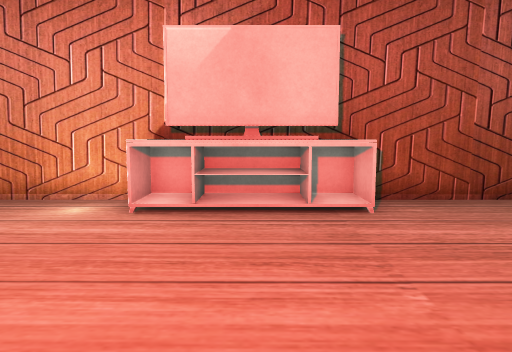
[1] (above)

24 first-person views from a walk through a scene from a Unity 3-D project. The camera is 1.2 m above the floor, tilts 6° down and sees 70° across. The floor is counted in squares, 1 m on a side. Each view is taken from the middle of a square. On the plan, view 1 faces up. The plan holds only what a view shows up to about 15 squares ahead; the rest is blank. The place goes on beyond the plan. Some animated figures are not drawn. Some surface patterns are stand-ins.

[2]
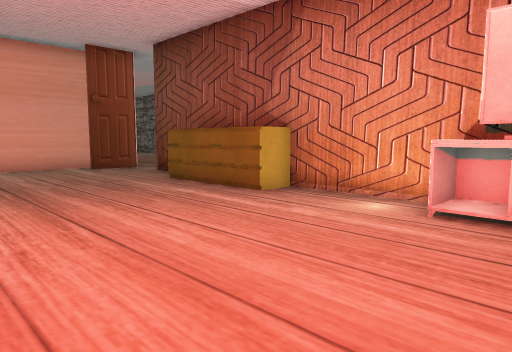

[3]
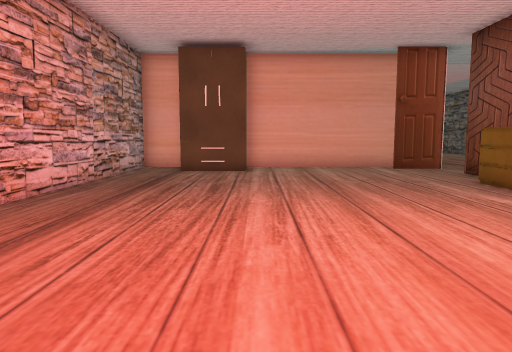

[4]
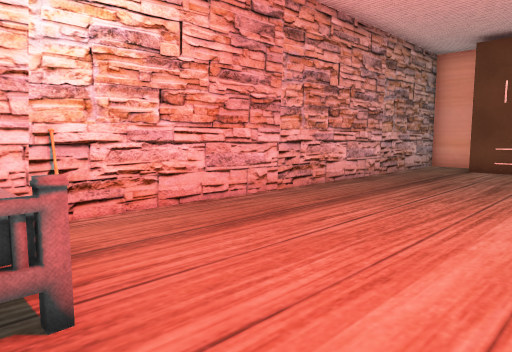

[5]
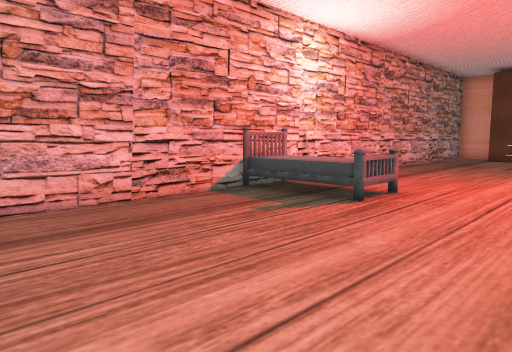

[6]
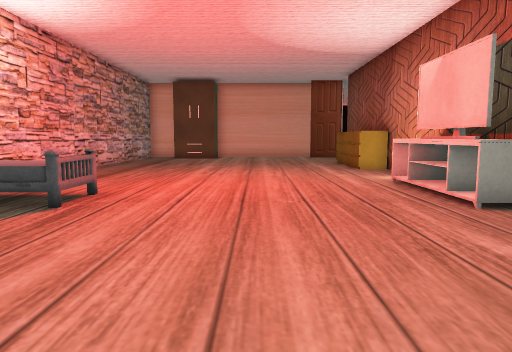

[7]
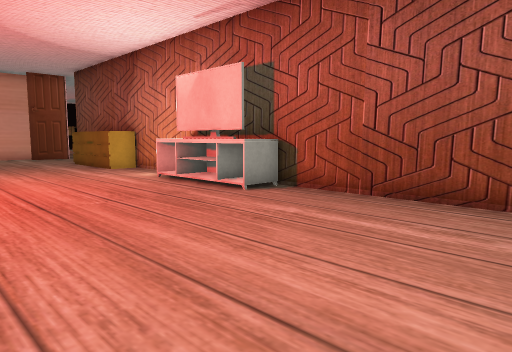

[8]
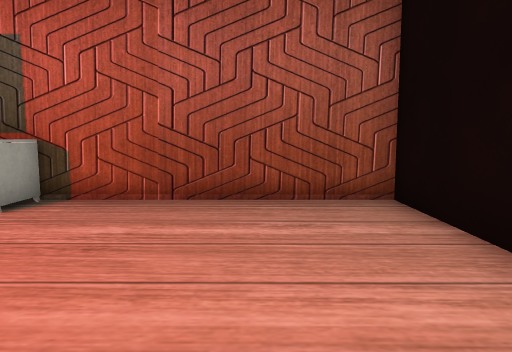

[9]
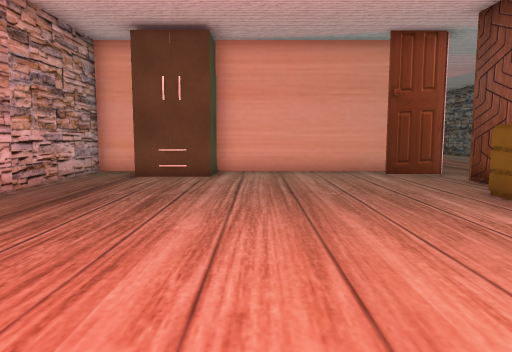

[10]
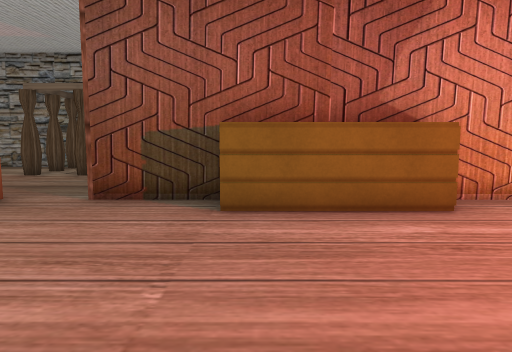

[11]
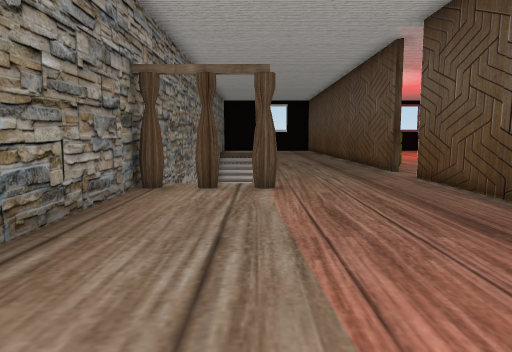

[12]
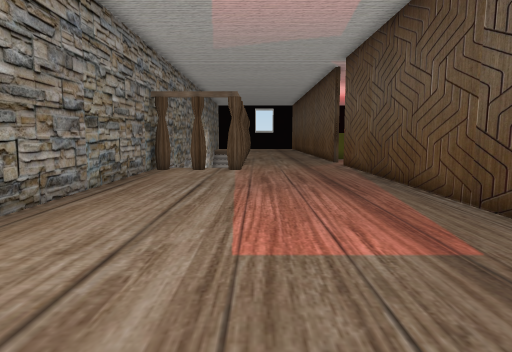

[13]
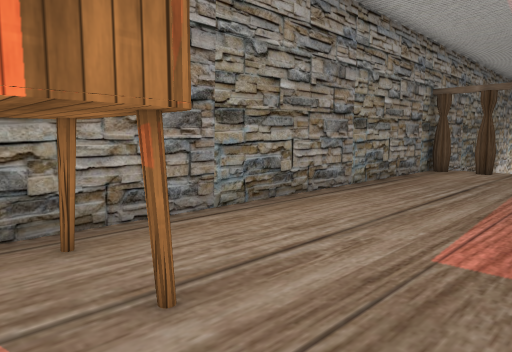

[14]
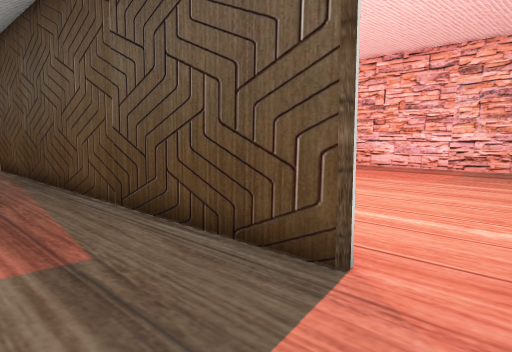

[15]
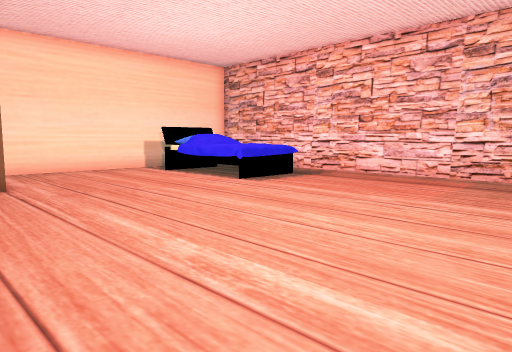

[16]
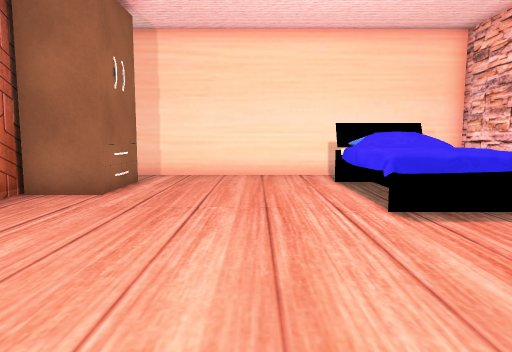

[17]
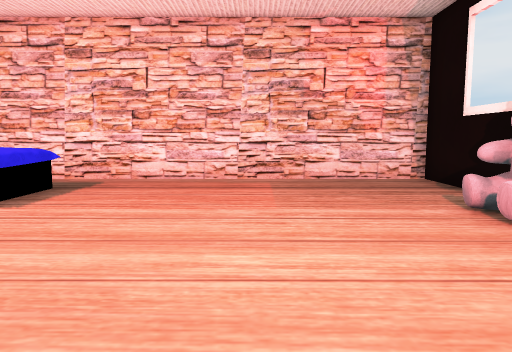

[18]
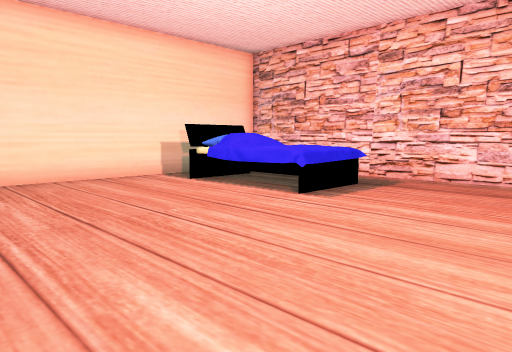

[19]
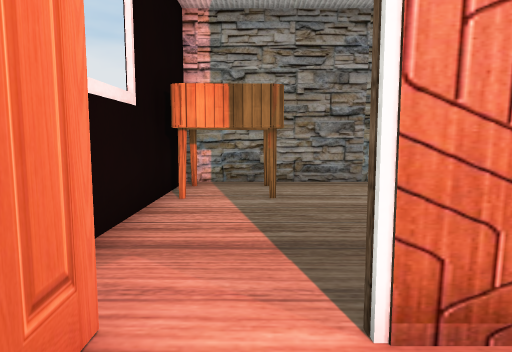

[20]
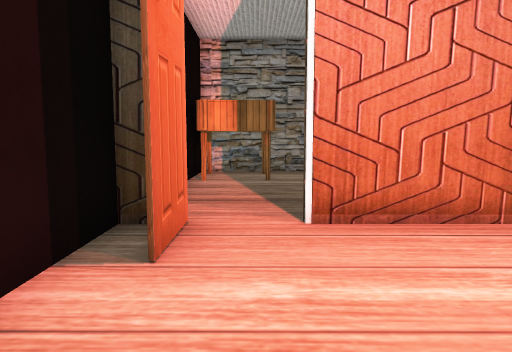

[21]
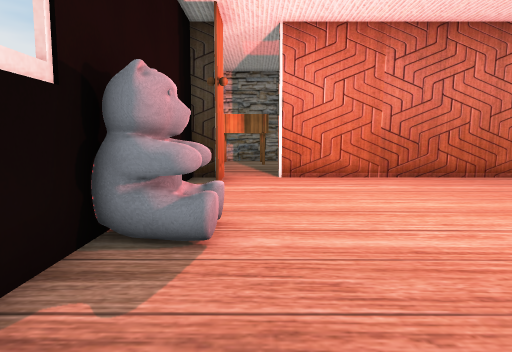

[22]
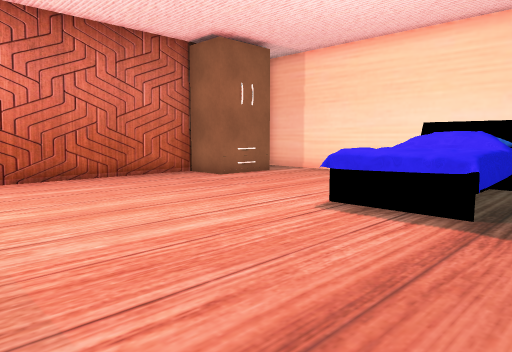

[23]
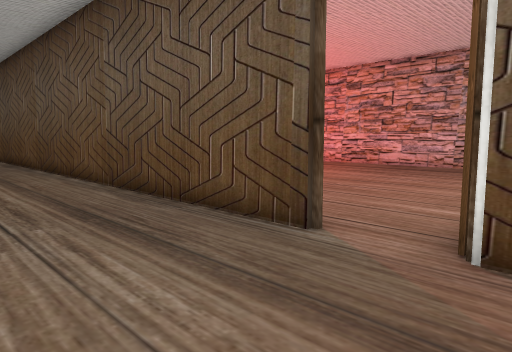

[24]
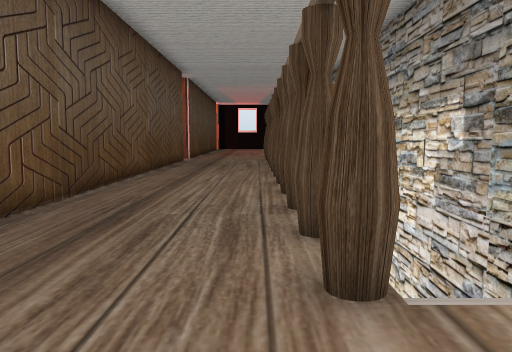

### Floor plan
Key: @ floor where view 1 was taken; # wall or solid block; x gap in a wall; . floor; / step, stairs or slope; = window, fence, low wall or low ledge; ^ raised ledge; v drop or lower ground; O other object.
Columns run from 31 left of view 1 to 9 right of it. Each row starts with its distance up from view 1.
 15 ###############                 ##
 14 #OO............
 13 #OO............                   //.
 12 #OO............#.              vxxx#.
 11 #..................... .............. .
 10 #....................................
  9 #....................................
  8 #..................................
  7 ##.###############.######################
  6 ##..........O  .##....OOOO...OOOOO......
  5 #...........OOO.##......................
  4  ...............#.......................
  3  ...............#.......................
  2  ...............#.......................
  1 ##..............#......................
  0 ##........^^^^#.#..............@........
 -1 #.........^^^^#.#OO............/........
 -2 #.........^^^^# # O............/ ......
 -3 #.........=.... #O............./ ......
 -4 #...........    #............../ =.....
 -5 ################################O######

Positions as (right, up) in squares from view 1, and headings:
1: (0, 0), facing up
2: (0, 0), facing up-left
3: (0, 0), facing left
4: (1, 1), facing down-left
5: (8, 2), facing down-left
6: (8, 2), facing left
7: (8, 0), facing up-left
8: (6, 0), facing up
9: (-2, 1), facing left
10: (-9, 0), facing up
11: (-25, 12), facing right
12: (-30, 11), facing right
13: (-30, 10), facing up-right
14: (-30, 10), facing down-right
15: (-29, 7), facing down-right
16: (-27, 2), facing right
17: (-26, 6), facing down
18: (-26, 6), facing down-right
19: (-29, 5), facing up
20: (-29, 2), facing up
21: (-29, -4), facing up
22: (-27, -4), facing up-right
23: (-15, 11), facing down-right
24: (7, 11), facing left
